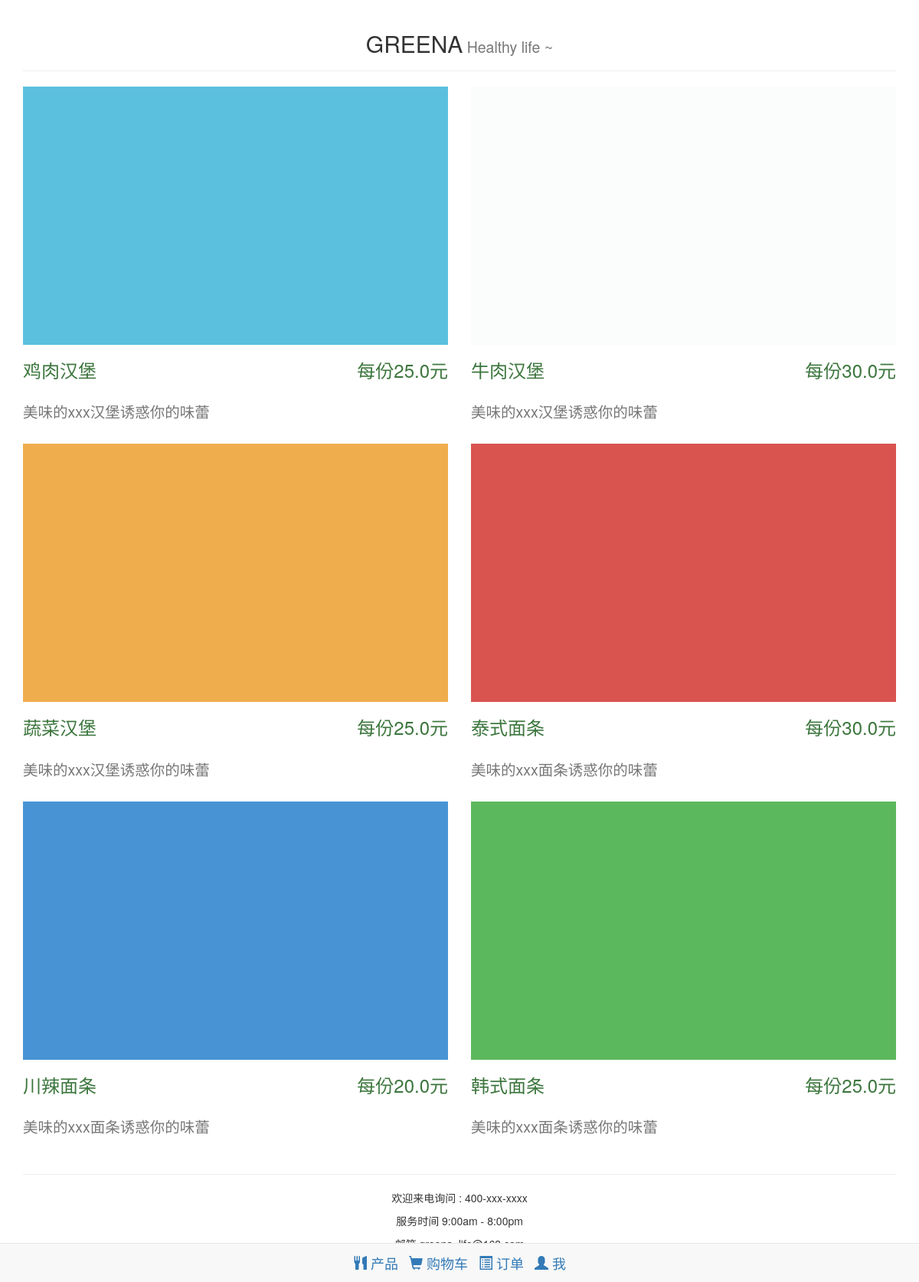
The page /mall on the database its author committed.
### app/models.py (models this page shows)
class Product(db.Model):
    __tablename__='products'
    id = db.Column(db.Integer, primary_key=True)
    type_id = db.Column(db.Integer, db.ForeignKey('product_type.id'))
    name = db.Column(db.String(64), unique=True)
    price = db.Column(db.Float)
    description = db.Column(db.Text)

### app/mall/views.py (the view)
@mall.route('/mall', methods=['GET', 'POST'])
def mall():
    products = Product.query.all()
    return render_template('mall.html', products=products)

### app/templates/mall.html
{% extends "base.html" %}
{% block page_content %}
{{ super() }}
<div class="row">
{% for product in products %}
<div class="col-md-6 col-sm-12">
	<a href="{{ url_for('mall.product', id=product.id) }}">
	<img src="/static/imgs/product_show{{product.id}}.png" class="img-responsive"/>
	<h3 class="text-success">{{ product.name }}<span class="pull-right">每份{{product.price}}元</span></h3>
	</a>
	<h2><small>{{ product.description }}</small></h2>
	<br/>
</div>
{% endfor %}
</div>
{% endblock %}

### rows shown on the page
Product: shows a picture, name "鸡肉汉堡", price "25.0", description "美味的xxx汉堡诱惑你的味蕾"
Product: shows a picture, name "牛肉汉堡", price "30.0", description "美味的xxx汉堡诱惑你的味蕾"
Product: shows a picture, name "蔬菜汉堡", price "25.0", description "美味的xxx汉堡诱惑你的味蕾"
Product: shows a picture, name "泰式面条", price "30.0", description "美味的xxx面条诱惑你的味蕾"
Product: shows a picture, name "川辣面条", price "20.0", description "美味的xxx面条诱惑你的味蕾"
Product: shows a picture, name "韩式面条", price "25.0", description "美味的xxx面条诱惑你的味蕾"
